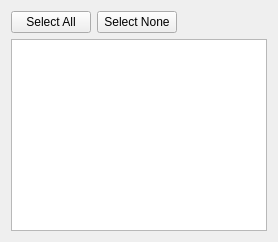
                                    <widget class="QWidget" name="layoutWidget">
                                        <layout class="QVBoxLayout" name="verticalLayout_5">
                                            <item>
                                                <layout class="QHBoxLayout" name="contentFilterLayout">
                                                    <item>
                                                        <widget class="QPushButton" name="buttonSelectAll">
                                                            <property name="text">
                                                                <string>Select All</string>
                                                            </property>
                                                        </widget>
                                                    </item>
                                                    <item>
                                                        <widget class="QPushButton" name="buttonSelectNone">
                                                            <property name="text">
                                                                <string>Select None</string>
                                                            </property>
                                                        </widget>
                                                    </item>
                                                    <item>
                                                        <spacer name="horizontalSpacer_6">
                                                            <property name="orientation">
                                                                <enum>Qt::Horizontal</enum>
                                                            </property>
                                                            <property name="sizeHint" stdset="0">
                                                                <size>
                                                                    <width>40</width>
                                                                    <height>20</height>
                                                                </size>
                                                            </property>
                                                        </spacer>
                                                    </item>
                                                </layout>
                                            </item>
                                            <item>
                                                <widget class="TorrentContentWidget" name="contentTreeView">
                                                    <property name="sizePolicy">
                                                        <sizepolicy hsizetype="Expanding" vsizetype="Expanding">
                                                            <horstretch>1</horstretch>
                                                            <verstretch>0</verstretch>
                                                        </sizepolicy>
                                                    </property>
                                                    <property name="contextMenuPolicy">
                                                        <enum>Qt::CustomContextMenu</enum>
                                                    </property>
                                                    <property name="selectionMode">
                                                        <enum>QAbstractItemView::ExtendedSelection</enum>
                                                    </property>
                                                    <property name="sortingEnabled">
                                                        <bool>true</bool>
                                                    </property>
                                                </widget>
                                            </item>
                                        </layout>
                                    </widget>
